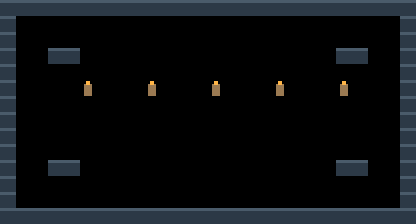

This is a level from a 2D game, rendered from its Tiled map with the project's own tilesets. A one-line summary and the complete map file follow:
An orthogonal 26x14 tile map with 16x16 px tiles, 2 tile layers (terreno, marcadores).

<map version="1.10" tiledversion="1.11.0" orientation="orthogonal" renderorder="right-down" width="26" height="14" tilewidth="16" tileheight="16" infinite="0" nextlayerid="3" nextobjectid="1">
 <properties>
  <property name="tipo" value="tienda" />
  <property name="nombre" value="pescadora" />
 </properties>
 <tileset firstgid="1" source="muelle.tsx" />
 <layer id="1" name="terreno" width="26" height="14">
  <data encoding="csv">
1,1,1,1,1,1,1,1,1,1,1,1,1,1,1,1,1,1,1,1,1,1,1,1,1,1,
1,0,0,0,0,0,0,0,0,0,0,0,0,0,0,0,0,0,0,0,0,0,0,0,0,1,
1,0,0,0,0,0,0,0,0,0,0,0,0,0,0,0,0,0,0,0,0,0,0,0,0,1,
1,0,0,1,1,0,0,0,0,0,0,0,0,0,0,0,0,0,0,0,0,1,1,0,0,1,
1,0,0,0,0,0,0,0,0,0,0,0,0,0,0,0,0,0,0,0,0,0,0,0,0,1,
1,0,0,0,0,0,0,0,0,0,0,0,0,0,0,0,0,0,0,0,0,0,0,0,0,1,
1,0,0,0,0,0,0,0,0,0,0,0,0,0,0,0,0,0,0,0,0,0,0,0,0,1,
1,0,0,0,0,0,0,0,0,0,0,0,0,0,0,0,0,0,0,0,0,0,0,0,0,1,
1,0,0,0,0,0,0,0,0,0,0,0,0,0,0,0,0,0,0,0,0,0,0,0,0,1,
1,0,0,0,0,0,0,0,0,0,0,0,0,0,0,0,0,0,0,0,0,0,0,0,0,1,
1,0,0,1,1,0,0,0,0,0,0,0,0,0,0,0,0,0,0,0,0,1,1,0,0,1,
1,0,0,0,0,0,0,0,0,0,0,0,0,0,0,0,0,0,0,0,0,0,0,0,0,1,
1,0,0,0,0,0,0,0,0,0,0,0,0,0,0,0,0,0,0,0,0,0,0,0,0,1,
1,1,1,1,1,1,1,1,1,1,1,1,1,1,1,1,1,1,1,1,1,1,1,1,1,1
</data>
 </layer>
 <layer id="2" name="marcadores" width="26" height="14">
  <data encoding="csv">
0,0,0,0,0,0,0,0,0,0,0,0,0,0,0,0,0,0,0,0,0,0,0,0,0,0,
0,0,0,0,0,0,0,0,0,0,0,0,0,0,0,0,0,0,0,0,0,0,0,0,0,0,
0,0,0,0,0,0,0,0,0,0,0,0,0,0,0,0,0,0,0,0,0,0,0,0,0,0,
0,0,0,0,0,0,0,0,0,0,0,0,0,0,0,0,0,0,0,0,0,0,0,0,0,0,
0,0,0,0,0,0,0,0,0,0,0,0,0,0,0,0,0,0,0,0,0,0,0,0,0,0,
0,0,0,0,0,4,0,0,0,4,0,0,0,4,0,0,0,4,0,0,0,4,0,0,0,0,
0,0,0,0,0,0,0,0,0,0,0,0,0,0,0,0,0,0,0,0,0,0,0,0,0,0,
0,0,0,0,0,0,0,0,0,0,0,0,0,0,0,0,0,0,0,0,0,0,0,0,0,0,
0,0,0,0,0,0,0,0,0,0,0,0,0,0,0,0,0,0,0,0,0,0,0,0,0,0,
0,0,0,0,0,0,0,0,0,0,0,0,0,0,0,0,0,0,0,0,0,0,0,0,0,0,
0,0,0,0,0,0,0,0,0,0,0,0,0,0,0,0,0,0,0,0,0,0,0,0,0,0,
0,0,0,0,0,0,0,0,0,0,0,0,0,0,0,0,0,0,0,0,0,0,0,0,0,0,
0,0,0,0,0,0,0,0,0,0,0,0,0,0,0,0,0,0,0,0,0,0,0,0,0,0,
0,0,0,0,0,0,0,0,0,0,0,0,0,0,0,0,0,0,0,0,0,0,0,0,0,0
</data>
 </layer>
</map>
